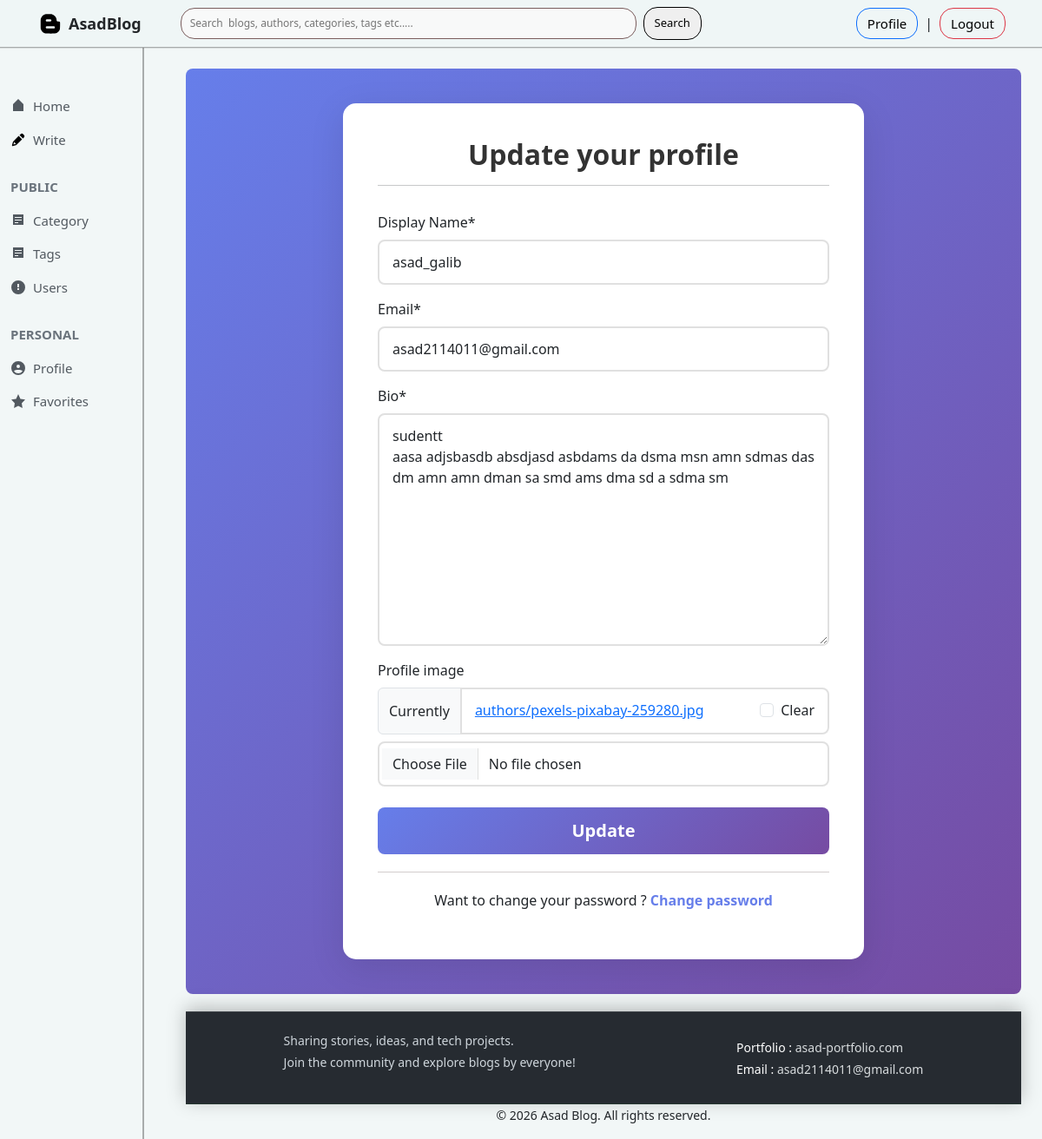
The app's page /author/profile/edit/ (signed in) with its own data.
### author/models.py (models this page shows, shortened)
class Author(models.Model):
    user=models.OneToOneField(User,on_delete=models.CASCADE,related_name="author_profile")
    name=models.CharField(max_length=100)
    slug=models.SlugField(max_length=120,unique=True,blank=True)
    bio=models.TextField()
    email=models.EmailField(max_length=100)
    profile_image=models.ImageField(upload_to='authors/',blank=True,null=True)
    created_at=models.DateTimeField(auto_now_add=True)

### author/views.py (the view)
# urls.py: path('profile/edit/',views.edit_profile,name="edit_profile"),
@login_required
def edit_profile(request):
    author=get_object_or_404(Author,user=request.user)
    if request.method=='POST':
        profile_form=forms.AuthorUpdateForm(request.POST,request.FILES,instance=author)
        if profile_form.is_valid():
            profile_form.save()
            messages.success(request,'Profile updated successfully')
            return redirect('profile')
    else:
        profile_form=forms.AuthorUpdateForm(instance=author)
    return render(request,'update_profile.html',{'form':profile_form})

### author/forms.py (shortened to what this page needs)
class AuthorUpdateForm(forms.ModelForm):
    class Meta:
        model=Author
        fields=['name','email','bio','profile_image']
        labels = {
            'name':'Display Name'
        }
        widgets={
            'bio':forms.Textarea(attrs={'row':4})
        }

### author/templates/update_profile.html (shortened to what this page needs)
{% extends "base.html" %}
{% load crispy_forms_tags %}
{% block content %}
<div class="login-container">
    <div class="login-card">
        <div class="login-header">
            <h2>Update your profile</h2>
            <hr>
        </div>
        <form method="POST" enctype="multipart/form-data" >
            {{form|crispy}}
            <div class="d-grid gap-2 mt-4">
                <button type="submit" class="btn btn-primary btn-lg" >
                    Update
                </button>
            </div>
        </form>
        <div class="login-footer">
            <p class="text-center">
                Want to change your password ?
            <a href="{% url 'change_pass' %}" class="text-decoration-none fw-bold">Change password</a>
            </p>
        </div>
    </div>
</div>
{% endblock %}

### static/css/base.css (style rules this page uses)
html { overflow-y: scroll; }
body { background-color: #f2f7f7; margin: 0; display: flex; flex-direction: column; min-height: 100vh; }

### static/css/auth.css (style rules this page uses)
.register-container, .login-container { min-height: 80vh; display: flex; align-items: center; justify-content: center; padding: 20px; border-radius: 8px; margin-bottom: 20px; background: linear-gradient(135deg, #667eea 0%, #764ba2 100%); }
.register-card, .login-card { background: white; border-radius: 15px; box-shadow: 0 10px 40px rgba(0, 0, 0, 0.1); padding: 40px; max-width: 600px; width: 100%; margin: 20px auto; }
.register-header, .login-header { text-align: center; margin-bottom: 30px; }
.register-header h2, .login-header h2 { color: #333; font-weight: 700; margin-bottom: 10px; }
.register-card form .form-control, .login-card form .form-control { border-radius: 8px; padding: 12px 15px; border: 2px solid #e0e0e0; transition: all 0.3s ease; }
.register-card .btn-primary, .login-card .btn-primary { background: linear-gradient(135deg, #667eea 0%, #764ba2 100%); border: none; border-radius: 8px; padding: 12px; font-weight: 600; transition: transform 0.2s ease; }
.register-footer, .login-footer { margin-top: 20px; padding-top: 20px; border-top: 1px solid #d3cdcd; }
.register-footer a, .login-footer a { color: #667eea; transition: color 0.3s ease; }

### records on screen
Author: name "asad_galib", email "asad2114011@gmail.com", bio "sudentt aasa adjsbasdb absdjasd asbdams da dsma msn amn sdmas das dm amn amn dman sa smd ams dma sd a sdma sm"
